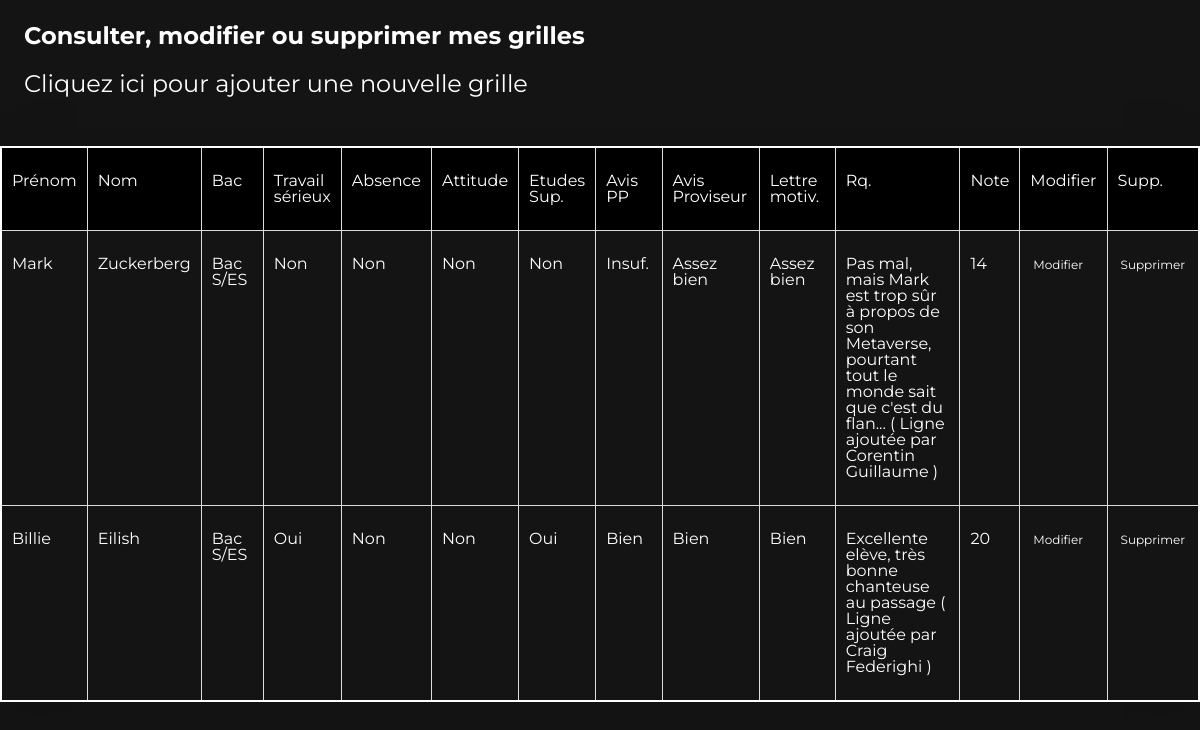
Before: /pages/interfaceGrille.php with the older database file.
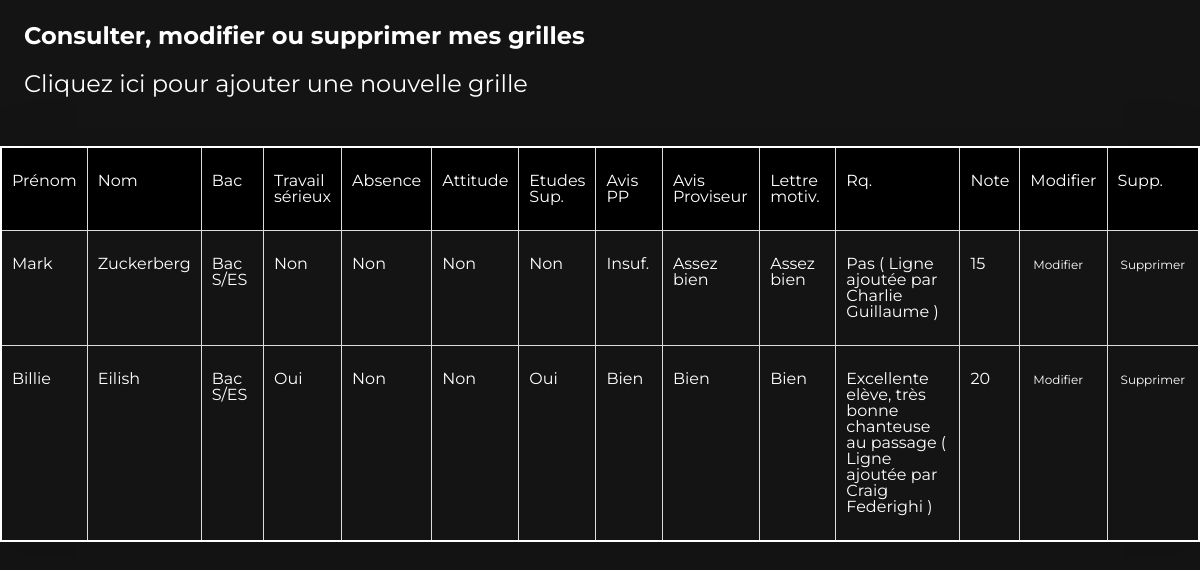
After: the same page with the newer database file.
### tables this page shows
CREATE TABLE `eleve` (
  `id` int NOT NULL COMMENT 'User ID',
  `nom` varchar(16) NOT NULL,
  `prenom` varchar(16) NOT NULL,
  `bac` varchar(26) NOT NULL COMMENT '0: bac pro\r\n1: s\r\n2: L\r\n3:STMG\r\n4: Autre',
  `travail` varchar(16) NOT NULL COMMENT 'true for yes, false for no',
  `absences` varchar(16) NOT NULL,
  `attitude` varchar(16) NOT NULL,
  `etudes` varchar(16) NOT NULL,
  `avis_pp` varchar(16) NOT NULL COMMENT '0: B\r\n1 : AB\r\n2: Insuf\r\n3: Negatif',
  `avis_prov` varchar(16) NOT NULL COMMENT '0: B\r\n1 : AB\r\n2: Insuf\r\n3: Negatif',
  `lettre` varchar(16) NOT NULL COMMENT '0: B\r\n1 : AB\r\n2: Insuf\r\n3: Negatif',
  `remarques` varchar(255) DEFAULT NULL,
  `note` int NOT NULL
);

### pages/interfaceGrille.php (the view, shortened to what this page needs)
<!DOCTYPE html>
<html lang="fr">
<head>
    <link rel="stylesheet" href="./css/reset.css">
    <link rel="stylesheet" href="./css/styleGrille.css">
    <link rel="stylesheet" href="https://cdnjs.cloudflare.com/ajax/libs/font-awesome/6.2.0/css/all.min.css"
 />
</head>
<body>
<?php
require_once("connection.php");
$sql = "SELECT * FROM eleve";
$res=$conn->prepare($sql);
$res->execute();
$data = $res->fetchAll(PDO::FETCH_ASSOC);
?>
    <div class="table">
        <table class="tableau">
            <b>Consulter, modifier ou supprimer mes grilles
            </b>
                <a id="add" href="./make?action=new-row">Cliquez ici pour ajouter une nouvelle grille</a>
            <thead>
                <tr>
                    <th>Prénom</th>
                    <th>Nom</th>
                    <th>Bac</th>
                    <th>Travail<br>sérieux</th>
                    <th>Absence</th>
                    <th>Attitude</th>
                    <th>Etudes<br>Sup.</th>
                    <th>Avis PP</th>
                    <th>Avis<br>Proviseur</th>
                    <th>Lettre<br>motiv.</th>
                    <th>Rq.</th>
                    <th>Note</th>
                    <th>Modifier</th>
                    <th>Supp.</th>
                </tr>
            </thead>
            <tbody>
                <?php
    foreach($data as $v){
    echo
    "<tr>
    <td>" . $v["prenom"] . "</td>
    <td>" . $v["nom"] . "</td>
    <td>" . $v["bac"] . "</td>
    <td>" . $v["travail"] . "</td>
    <td>" . $v["absences"] . "</td>
    <td>" . $v["attitude"] . "</td>
    <td>" . $v["etudes"] . "</td>
    <td>" . $v["avis_pp"] . "</td>
    <td>" . $v["avis_prov"] . "</td>
    <td>" . $v["lettre"] . "</td>
    <td>" . $v["remarques"] . "</td>
    <td>" . $v["note"] . "</td>
    <td><a href='modify-eleve?id={$v['id']}'> Modifier </a> </td>
    <td><a href='confirm-delete?id={$v['id']}'> Supprimer </a> </td>
</tr>";
            }
            ?>
            </tbody>
        </table>
    </div>
</body>
</html>

Changed rows visible on the page:
changed eleve "Mark": remarques "Pas mal, mais Mark est trop sûr à propos de son Metaverse, pourtant tout le monde sait que c'est du flan... ( Ligne ajoutée par Corentin Guillaume )" → "Pas ( Ligne ajoutée par Charlie Guillaume )"; note "14" → "15"
